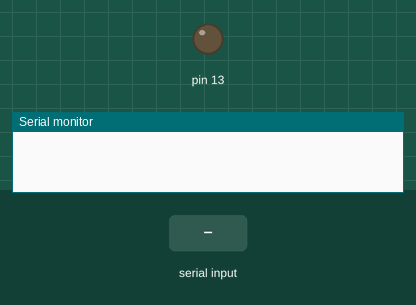
Recording of a sketch running on a simulated Arduino Uno, built with avr-gcc and run on an emulated ATmega328P. Shown: output pins drawn as LEDs (lit = HIGH), the last lines printed to the serial monitor. Inputs (shaded band) come from the test bench.

Above: at 1.2 s.
1.3 s: "1" received over Serial
At 2.5 s:
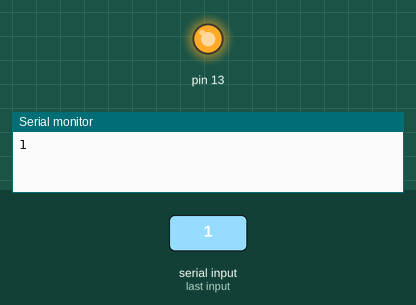
2.8 s: "0" received over Serial
At 3.8 s:
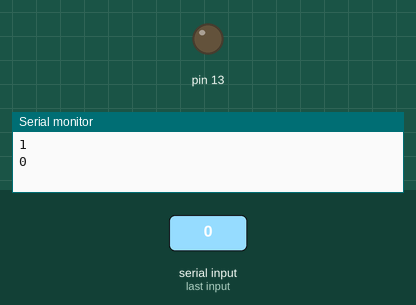
Timing chart, 0 to 5.8 s (numbered marks = the images above; inputs shaded):
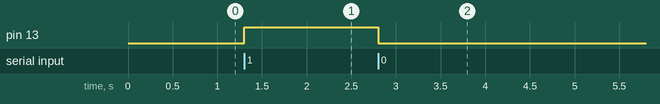

The sketch:

Serial_LED.ino
```cpp
void setup() {
  Serial.begin(9600);
  pinMode(13, OUTPUT);
}
void loop() {
  if (Serial.available()) {
    byte input = Serial.read();
    char c = (char)input;
    Serial.println(c);
    if (c == '1') {
      digitalWrite(13, HIGH);
    }
    if (c == '0') {
      digitalWrite(13, LOW);
    }
  }
}
```

Measured:
- after the input at 1.3 s, pin 13: LOW → HIGH at once
- after the input at 2.8 s, pin 13: HIGH → LOW at once
